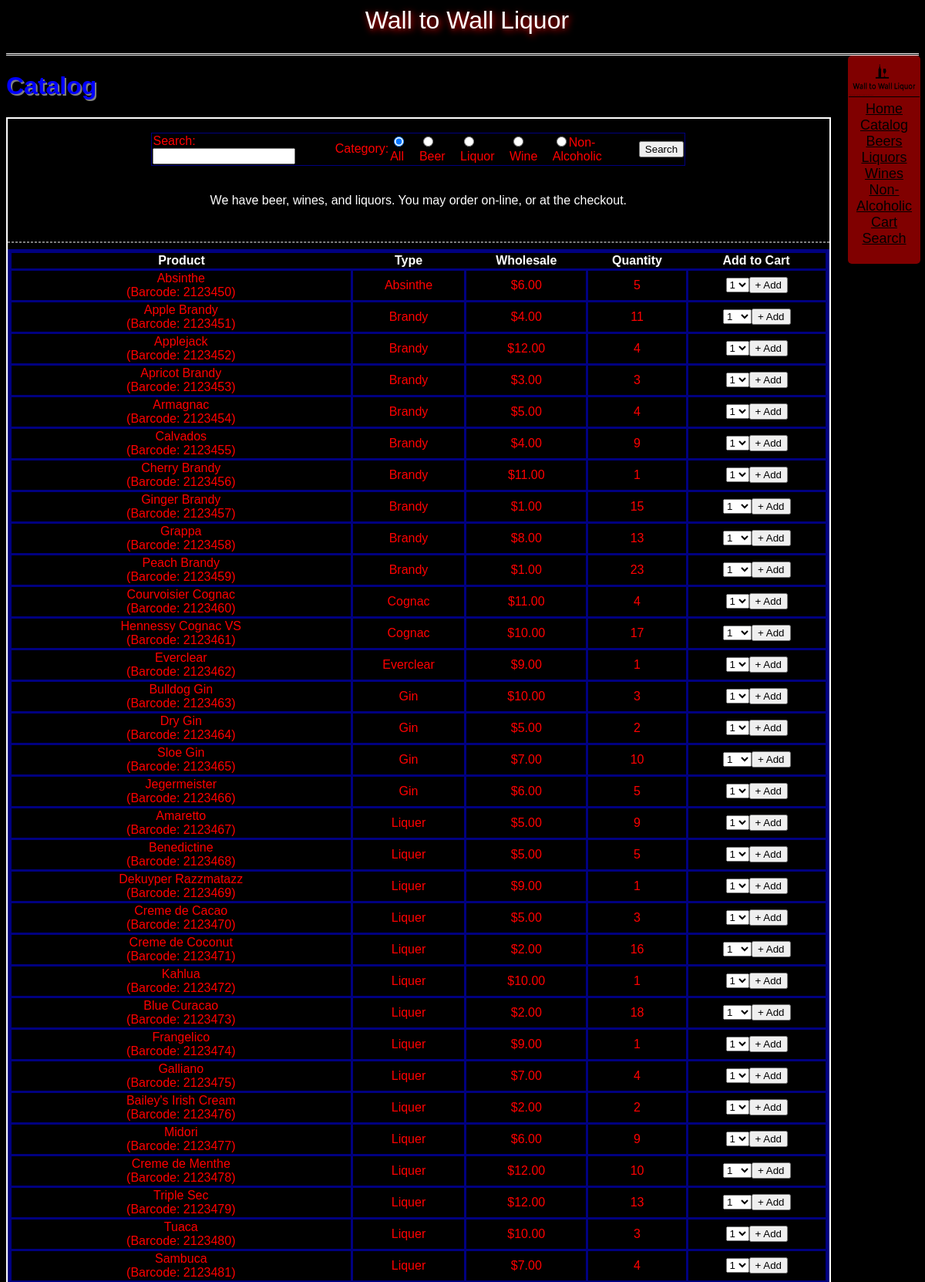
Screenshot of /catalog.php (upper part) with the database file from the repository.
### tables this page shows
CREATE TABLE IF NOT EXISTS `items_alcohol` (
  `barcode` int(11) NOT NULL,
  `product` varchar(255) NOT NULL,
  `price` int(11) NOT NULL,
  `stock` int(11) NOT NULL,
  `package` varchar(255) NOT NULL,
  PRIMARY KEY (`barcode`)
);

CREATE TABLE IF NOT EXISTS `description_alcohol` (
  `barcode` int(11) NOT NULL,
  `category` varchar(255) NOT NULL,
  `sub_category` varchar(255) NOT NULL,
  `type` varchar(255) NOT NULL,
  `rating` int(11) NOT NULL,
  `rate_count` int(11) NOT NULL,
  PRIMARY KEY (`barcode`)
);

### catalog.php (the view, shortened to what this page needs)
<?php
ISSET($_GET["category"]) ? $type = strtolower($_GET["category"]) : $type = "catalog";
$db = new PDO("mysql:host={$GLOBALS['mysql_host']};dbname={$GLOBALS['mysql_database']}", $GLOBALS["mysql_user"], $GLOBALS["mysql_password"])
or die("Unable to connect to database.");
if ($type == "non_alcoholic") {
    $stmt = "SELECT i.`Barcode`, `Product`,`Category`,`Price`,`Stock` FROM `items_non` as i RIGHT JOIN `description_non` as d on d.Barcode = i.Barcode WHERE d.type=:type";
}
else if ($type == "all" || $type == "catalog") {
    $stmt = "SELECT i.`Barcode`, `Product`,`Category`,`Price`,`Stock` FROM `items_alcohol` as i RIGHT JOIN `description_alcohol` as d on d.Barcode = i.Barcode";
}
else {
    $stmt = "SELECT i.`Barcode`, `Product`,`Category`,`Price`,`Stock` FROM `items_alcohol` as i RIGHT JOIN `description_alcohol` as d on d.Barcode = i.Barcode WHERE d.type=:type";
}
$sth = $db->prepare($stmt);
@$sth->bindParam(":type", $type);
$sth->execute() or die("Unable to execute");
$result = $sth->fetchAll();
$site = new site(strtolower($type));
$site -> genOpening();
$site->genSearch();
$site->readText($type);
echo <<< ENDL
<table class="sortable">
	<tr>
		<th>Product</th>
		<th>Type</th>
		<th>Wholesale</th>
		<th>Quantity</th>
		<th class="nj sorttable_nosort">Add to Cart</th>
	</tr>
ENDL;
foreach($result as $row) {
    echo "<tr><td>{$row["Product"]}<br />(Barcode: {$row["Barcode"]})</td><td>{$row["Category"]}</td><td>\${$row["Price"]}.00</td><td>{$row["Stock"]}</td><td>";
    if ($row["Stock"] < 1) { echo "This product is currently unavailable"; }
    else {
        echo "<select id='quantity_{$row["Barcode"]}'>";
        for($i = 1; $i <= $row["Stock"]; $i++) {
            echo "<option value='$i'>$i</option>";
        }
        echo "</select><button onclick='action(\"add\",\"{$row["Barcode"]}\")'>+ Add</button>";
    }
    echo "</td></tr>\r\n";
}
echo "</table>";
$site -> genClosing();

### var/site.php (shortened to what this page needs)
<?php
class site {
    private $page;
    function __construct($page = NULL) {
        $this->page = $page;
    }
    function genOpening() {
        $pageTitle = str_replace("_", " ", $this->page);
        $pageTitle = ucwords($pageTitle);
        echo <<< END
<!DOCTYPE HTML>
<HTML>
<HEAD>
<TITLE>{$pageTitle} - Wall to Wall Liquor</TITLE>
<link rel="stylesheet" href="css/site.css" />
<link rel="ICON" href="images/logo.ico" type="image/ico" />
<script src="cart.js"></script>
<script src="sorttable.js"></script>
</HEAD>
<BODY>
<div class="header">
Wall to Wall Liquor
</div>
<noscript>
    <style type="text/css">
        .nj {display:none;}
    </style>
    <div class="noscriptmsg">
		To use the full power of the catalog, please enable javascript in your browser.
    </div>
</noscript>
END;
    $this->genNavbar();
        $pageTitle = str_replace("_", " ", $this->page);
        $pageTitle = ucwords($pageTitle);
        echo "<h1>{$pageTitle}</h1>";
        echo "<div class=\"content\">";
    }
    function genClosing() {
        $year = date("Y");
        print <<< END
</div>
<div class="footer">
<br>
Copyright &copy;{$year} Wall to Wall Liquor.  Please drink responsibly.
</div>
</BODY>
</HTML>
END;
    }
    function genNavbar() {
        print <<< END
<ul class="navbar">
    <li><img src="images/logo.png" alt="Wall to Wall Liquor logo" style="height:48px" id="logo"/></li>
	<li><a href="index.php">Home</a></li>
	<li><a href="catalog.php">Catalog</a></li>
	<li><a href="catalog.php?category=beer">Beers</a></li>
	<li><a href="catalog.php?category=liquor">Liquors</a></li>
    <li><a href="catalog.php?category=wine">Wines</a></li>
	<li><a href="catalog.php?category=non_alcoholic">Non-Alcoholic</a></li>
    <li class="right"><a href="Cart.php">Cart</a></li>
	<li class="right"><a href="search.php">Search</a></li>
</ul>
END;
	}
	function genSearch(){
		echo <<< END
<div class="search">
<br>
<form action="search.php" method="get">
<table id="search">
	<tr>
		<td id="searchData_box">
			Search:
				<input type="text" name="q"><br>
		</td>
		<td id="searchData_text">
			Category:
		</td>
		<td id="searchData_catalog">
			<input type="radio" name="category" value="catalog" checked="checked">All
		</td>
		<td id="searchData_beer">
			<input type="radio" name="category" value="beer">Beer
		</td>
		<td id="searchData_liquor">
			<input type="radio" name="category" value="liquor">Liquor
		</td>
		<td id="searchData_wine">
			<input type="radio" name="category" value="wine">Wine
		</td>
		<td id="searchData_na">
			<input type="radio" name="category" value="non_alcoholic">Non-Alcoholic
		</td>
		<td id="searchData_submit">
			<input type="submit" value="Search">
		</td>
	</tr>
</table>
</form>
<br>
<br>
</div>
END;
	}
	function readText($subject) {
        $file = "info/{$subject}.txt";
		@$fh = fopen($file,'r') or die("Unable to open file: {$subject}.txt");
		while ($line = fgets($fh)) {
			echo(nl2br(preg_replace("/\n+/", "\n", $line)));
		}
		echo <<< END
<br />
<br />
<hr>
END;
	}
}

### css/site.css (style rules this page uses)
html, body, pre { font-size: medium; font-family: arial, courier, sans-serif; font-weight: normal; font-style: normal; color: white; text-align: center; background-color: black; text-overflow: ellipsis; padding-bottom: 60px; }
h1, h2, h3 { font-family: arial, courier, sans-serif; font-size: xx-large; color: blue; text-align: left; text-shadow: 2px 2px grey; }
hr { border-style: dashed; color: grey; }
.navbar a:link { color: black; text-decoration: underline; }
ul { list-style-type: none; padding: 0; margin: 0; }
table { text-align: center; width: 100%; border: 5px solid navy; border-collapse: collapse; }
td { border: 3px solid navy; color: red; }
#logo { margin-left: -5%; height: 110%; width: 110%; border-bottom: 1px solid black; }
#search { margin-left: auto; margin-right: auto; text-align: left; width: 65%; border-width: thin; }
*[id^='searchData_'] { text-align: left; border: none; color: red; margin-left: auto; margin-right: auto; }
.navbar { background-color: maroon; color: blue; margin-left: 91%; position: fixed; float: right; height: 260px; width: 7%; padding: 5px; border-radius: 5px; font-size: large; }
.header { height: 10%; width: auto; padding-bottom: 2%; padding-left: 1%; border-bottom: double; border-color: white; color: white; font-size: xx-large; text-shadow: 2px 2px 10px #FF0000; }
.content { float: left; margin-left: auto; margin-right: 9%; border: 2px solid white; width: 90%; word-wrap: break-word; color: white; clear: right; }

### rows the page displays
items_alcohol: product "Absinthe", barcode "2123450", description_alcohol.category "Absinthe", price "6", stock "5", barcode "1"
items_alcohol: product "Apple Brandy", barcode "2123451", description_alcohol.category "Brandy", price "4", stock "11", barcode "1"
items_alcohol: product "Applejack", barcode "2123452", description_alcohol.category "Brandy", price "12", stock "4", barcode "1"
items_alcohol: product "Apricot Brandy", barcode "2123453", description_alcohol.category "Brandy", price "3", stock "3", barcode "1"
items_alcohol: product "Armagnac", barcode "2123454", description_alcohol.category "Brandy", price "5", stock "4", barcode "1"
items_alcohol: product "Calvados", barcode "2123455", description_alcohol.category "Brandy", price "4", stock "9", barcode "1"
items_alcohol: product "Cherry Brandy", barcode "2123456", description_alcohol.category "Brandy", price "11", stock "1", barcode "1"
items_alcohol: product "Ginger Brandy", barcode "2123457", description_alcohol.category "Brandy", price "1", stock "15", barcode "1"
items_alcohol: product "Grappa", barcode "2123458", description_alcohol.category "Brandy", price "8", stock "13", barcode "1"
items_alcohol: product "Peach Brandy", barcode "2123459", description_alcohol.category "Brandy", price "1", stock "23", barcode "1"
items_alcohol: product "Courvoisier Cognac", barcode "2123460", description_alcohol.category "Cognac", price "11", stock "4", barcode "1"
items_alcohol: product "Hennessy Cognac VS", barcode "2123461", description_alcohol.category "Cognac", price "10", stock "17", barcode "1"
items_alcohol: product "Everclear", barcode "2123462", description_alcohol.category "Everclear", price "9", stock "1", barcode "1"
items_alcohol: product "Bulldog Gin", barcode "2123463", description_alcohol.category "Gin", price "10", stock "3", barcode "1"
items_alcohol: product "Dry Gin", barcode "2123464", description_alcohol.category "Gin", price "5", stock "2", barcode "1"
items_alcohol: product "Sloe Gin", barcode "2123465", description_alcohol.category "Gin", price "7", stock "10", barcode "1"
items_alcohol: product "Jegermeister", barcode "2123466", description_alcohol.category "Gin", price "6", stock "5", barcode "1"
items_alcohol: product "Amaretto", barcode "2123467", description_alcohol.category "Liquer", price "5", stock "9", barcode "1"
items_alcohol: product "Benedictine", barcode "2123468", description_alcohol.category "Liquer", price "5", stock "5", barcode "1"
items_alcohol: product "Dekuyper Razzmatazz", barcode "2123469", description_alcohol.category "Liquer", price "9", stock "1", barcode "1"
items_alcohol: product "Creme de Cacao", barcode "2123470", description_alcohol.category "Liquer", price "5", stock "3", barcode "1"
items_alcohol: product "Creme de Coconut", barcode "2123471", description_alcohol.category "Liquer", price "2", stock "16", barcode "1"
items_alcohol: product "Kahlua", barcode "2123472", description_alcohol.category "Liquer", price "10", stock "1", barcode "1"
items_alcohol: product "Blue Curacao", barcode "2123473", description_alcohol.category "Liquer", price "2", stock "18", barcode "1"
items_alcohol: product "Frangelico", barcode "2123474", description_alcohol.category "Liquer", price "9", stock "1", barcode "1"
items_alcohol: product "Galliano", barcode "2123475", description_alcohol.category "Liquer", price "7", stock "4", barcode "1"
items_alcohol: product "Bailey's Irish Cream", barcode "2123476", description_alcohol.category "Liquer", price "2", stock "2", barcode "1"
items_alcohol: product "Midori", barcode "2123477", description_alcohol.category "Liquer", price "6", stock "9", barcode "1"
items_alcohol: product "Creme de Menthe", barcode "2123478", description_alcohol.category "Liquer", price "12", stock "10", barcode "1"
items_alcohol: product "Triple Sec", barcode "2123479", description_alcohol.category "Liquer", price "12", stock "13", barcode "1"
items_alcohol: product "Tuaca", barcode "2123480", description_alcohol.category "Liquer", price "10", stock "3", barcode "1"
items_alcohol: product "Sambuca", barcode "2123481", description_alcohol.category "Liquer", price "7", stock "4", barcode "1"

### other values shown
$pageTitle "Catalog"
preg_replace("/\n+/", "\n", $line) "We have beer, wines, and liquors. You may order on-line, or at the checkout."
